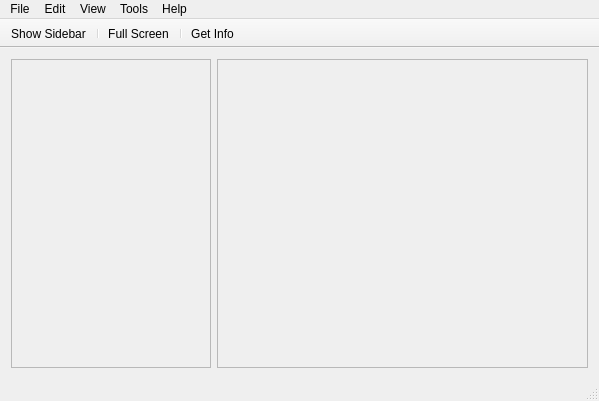
<?xml version="1.0" encoding="UTF-8"?>
<ui version="4.0">
 <class>MainWindow</class>
 <widget class="QMainWindow" name="MainWindow">
  <property name="geometry">
   <rect>
    <x>0</x>
    <y>0</y>
    <width>599</width>
    <height>401</height>
   </rect>
  </property>
  <property name="windowTitle">
   <string>Pix</string>
  </property>
  <widget class="QWidget" name="centralWidget">
   <layout class="QGridLayout" name="gridLayout">
    <item row="0" column="0">
     <widget class="MainSidebar" name="mainSidebar">
      <property name="minimumSize">
       <size>
        <width>200</width>
        <height>200</height>
       </size>
      </property>
      <property name="maximumSize">
       <size>
        <width>200</width>
        <height>16777215</height>
       </size>
      </property>
      <property name="frameShape">
       <enum>QFrame::StyledPanel</enum>
      </property>
      <property name="frameShadow">
       <enum>QFrame::Raised</enum>
      </property>
     </widget>
    </item>
    <item row="0" column="1">
     <widget class="MainView" name="mainView">
      <property name="minimumSize">
       <size>
        <width>300</width>
        <height>200</height>
       </size>
      </property>
      <property name="frameShape">
       <enum>QFrame::StyledPanel</enum>
      </property>
      <property name="frameShadow">
       <enum>QFrame::Raised</enum>
      </property>
     </widget>
    </item>
   </layout>
  </widget>
  <widget class="QToolBar" name="mainToolBar">
   <property name="movable">
    <bool>false</bool>
   </property>
   <property name="floatable">
    <bool>false</bool>
   </property>
   <attribute name="toolBarArea">
    <enum>TopToolBarArea</enum>
   </attribute>
   <attribute name="toolBarBreak">
    <bool>false</bool>
   </attribute>
   <addaction name="actionShow_Sidebar"/>
   <addaction name="separator"/>
   <addaction name="actionFull_Screen"/>
   <addaction name="separator"/>
   <addaction name="actionGet_Info"/>
  </widget>
  <widget class="QStatusBar" name="statusBar"/>
  <widget class="QMenuBar" name="menuBar">
   <property name="geometry">
    <rect>
     <x>0</x>
     <y>0</y>
     <width>599</width>
     <height>22</height>
    </rect>
   </property>
   <widget class="QMenu" name="menuFile">
    <property name="title">
     <string>File</string>
    </property>
    <widget class="QMenu" name="menuRating">
     <property name="title">
      <string>Rating</string>
     </property>
     <addaction name="actionNone"/>
    </widget>
    <addaction name="actionNew_Library"/>
    <addaction name="actionNew_Album"/>
    <addaction name="actionNew_Album_Folder"/>
    <addaction name="separator"/>
    <addaction name="actionAdd_to_Library"/>
    <addaction name="separator"/>
    <addaction name="menuRating"/>
    <addaction name="actionGet_Info"/>
   </widget>
   <widget class="QMenu" name="menuEdit">
    <property name="title">
     <string>Edit</string>
    </property>
    <addaction name="actionUndo"/>
    <addaction name="actionRedo"/>
    <addaction name="separator"/>
    <addaction name="actionCut"/>
    <addaction name="actionCopy"/>
    <addaction name="actionPaste"/>
    <addaction name="actionDelete"/>
    <addaction name="separator"/>
    <addaction name="actionSelect_All"/>
    <addaction name="actionSelect_None"/>
   </widget>
   <widget class="QMenu" name="menuHelp">
    <property name="title">
     <string>Help</string>
    </property>
    <addaction name="actionAbout"/>
   </widget>
   <widget class="QMenu" name="menuView">
    <property name="title">
     <string>View</string>
    </property>
    <addaction name="actionFull_Screen"/>
    <addaction name="actionShow_Sidebar"/>
   </widget>
   <widget class="QMenu" name="menuTools">
    <property name="title">
     <string>Tools</string>
    </property>
    <addaction name="actionPreferences"/>
   </widget>
   <addaction name="menuFile"/>
   <addaction name="menuEdit"/>
   <addaction name="menuView"/>
   <addaction name="menuTools"/>
   <addaction name="menuHelp"/>
  </widget>
  <action name="actionNew_Album">
   <property name="text">
    <string>New Album</string>
   </property>
  </action>
  <action name="actionNew_Library">
   <property name="text">
    <string>New Library</string>
   </property>
  </action>
  <action name="actionNew_Album_Folder">
   <property name="text">
    <string>New Album Folder</string>
   </property>
  </action>
  <action name="actionAdd_to_Library">
   <property name="text">
    <string>Add to Library...</string>
   </property>
  </action>
  <action name="actionGet_Info">
   <property name="text">
    <string>Get Info</string>
   </property>
  </action>
  <action name="actionNone">
   <property name="text">
    <string>None</string>
   </property>
  </action>
  <action name="actionUndo">
   <property name="text">
    <string>Undo</string>
   </property>
  </action>
  <action name="actionRedo">
   <property name="text">
    <string>Redo</string>
   </property>
  </action>
  <action name="actionCut">
   <property name="text">
    <string>Cut</string>
   </property>
  </action>
  <action name="actionCopy">
   <property name="text">
    <string>Copy</string>
   </property>
  </action>
  <action name="actionPaste">
   <property name="text">
    <string>Paste</string>
   </property>
  </action>
  <action name="actionDelete">
   <property name="text">
    <string>Delete</string>
   </property>
  </action>
  <action name="actionSelect_All">
   <property name="text">
    <string>Select All</string>
   </property>
  </action>
  <action name="actionSelect_None">
   <property name="text">
    <string>Select None</string>
   </property>
  </action>
  <action name="actionAbout">
   <property name="text">
    <string>About</string>
   </property>
  </action>
  <action name="actionPreferences">
   <property name="text">
    <string>Preferences...</string>
   </property>
  </action>
  <action name="actionFull_Screen">
   <property name="text">
    <string>Full Screen</string>
   </property>
  </action>
  <action name="actionShow_Sidebar">
   <property name="checkable">
    <bool>true</bool>
   </property>
   <property name="text">
    <string>Show Sidebar</string>
   </property>
  </action>
 </widget>
 <layoutdefault spacing="6" margin="11"/>
 <customwidgets>
  <customwidget>
   <class>MainSidebar</class>
   <extends>QFrame</extends>
   <header>mainsidebar.h</header>
   <container>1</container>
  </customwidget>
  <customwidget>
   <class>MainView</class>
   <extends>QFrame</extends>
   <header>mainview.h</header>
   <container>1</container>
  </customwidget>
 </customwidgets>
 <resources/>
 <connections/>
</ui>
